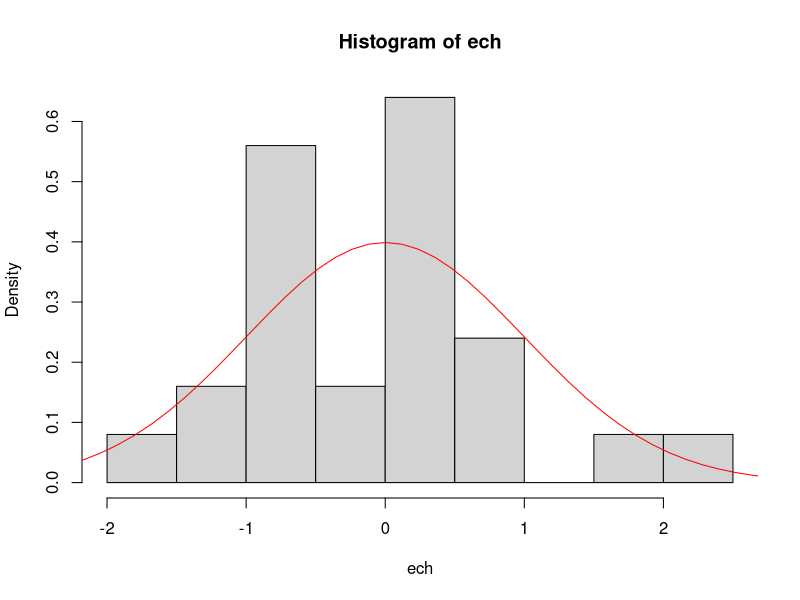
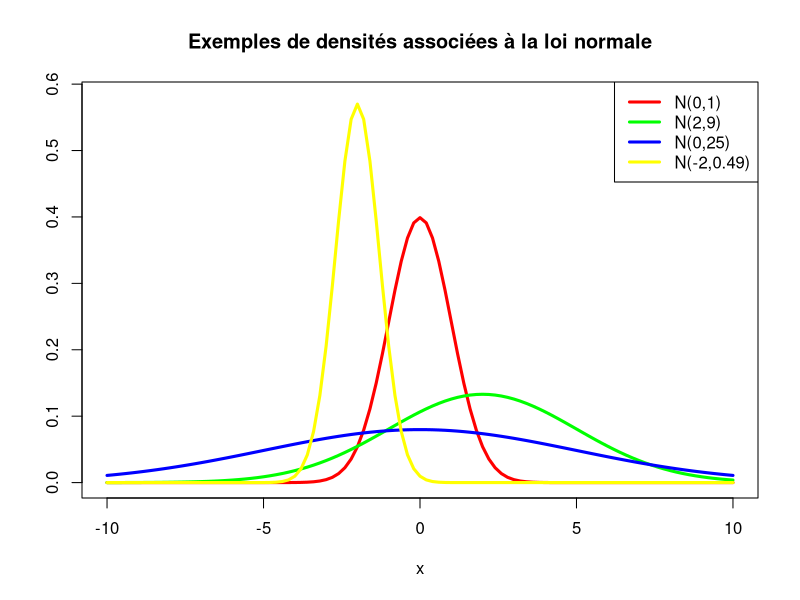
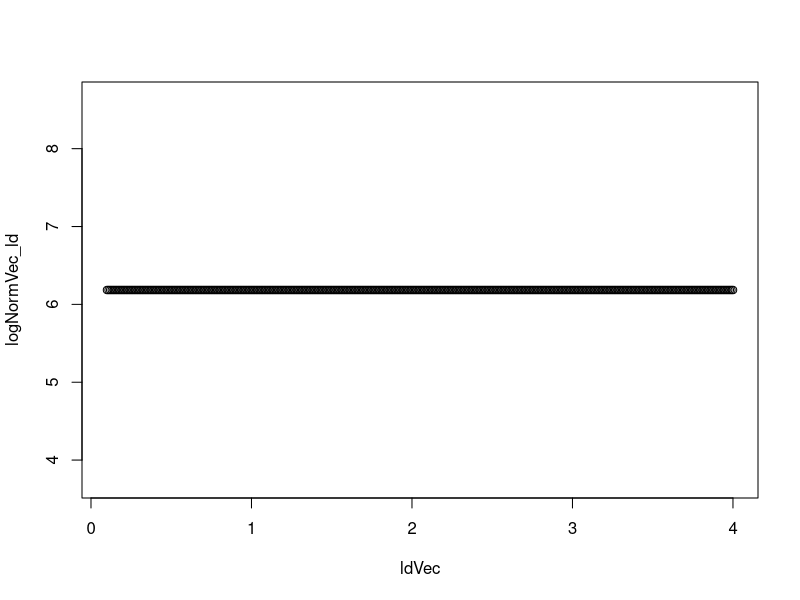
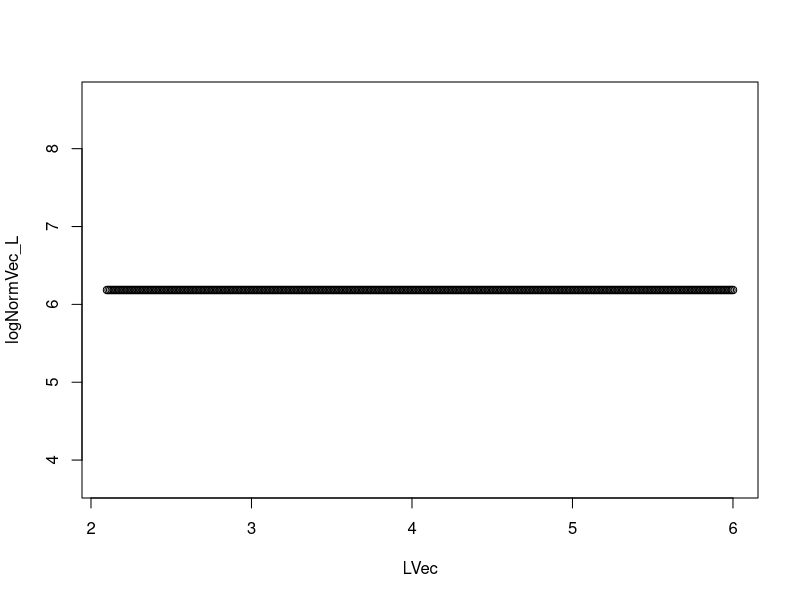
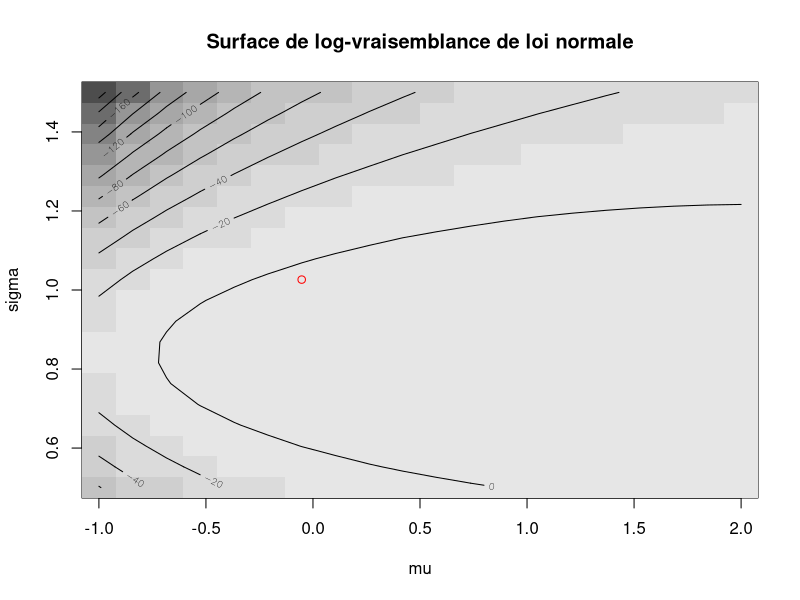
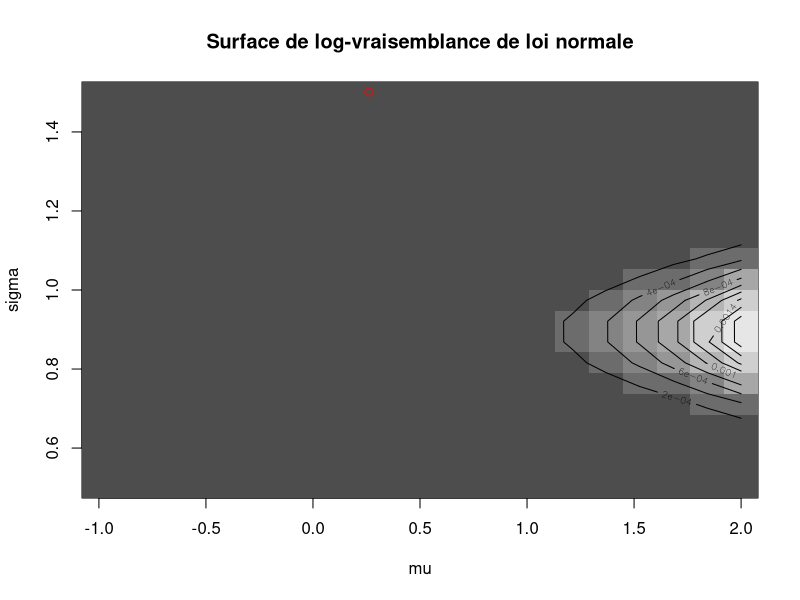
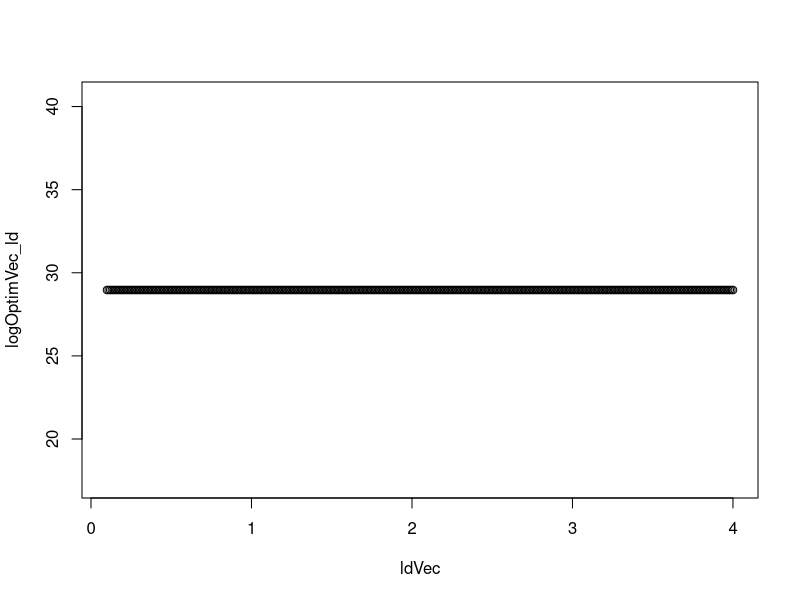
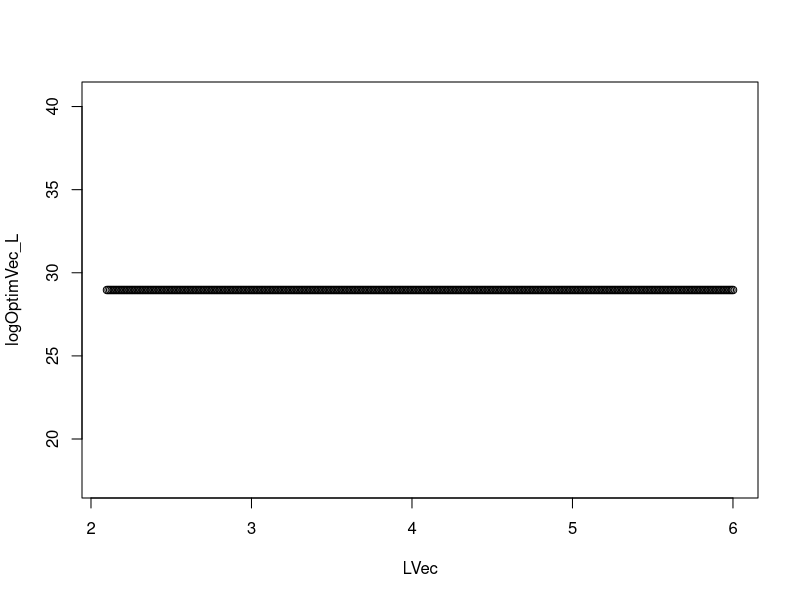

The R source for these figures, in order:
## ---- chunk 1
knitr::opts_chunk$set(echo = TRUE)
## ---- chunk 2
n<-25
ech<-rnorm(n,mean = 0,sd = 1) 
head(ech,n = 20)
## ---- chunk 3
hist(ech, freq=F)
curve(dnorm(x,mean = 0,sd = 1),from = -6,to = 6,ylab="densité",add=T,col="red")
## ---- chunk 4
curve(dnorm(x, 0, 1), xlim = c(-10, 10), ylim = c(0, 0.58), col = "red", lwd = 3,ylab = "", main = "Exemples de densités associées à la loi normale")
curve(dnorm(x, 2, 3), col = "green", lwd = 3, add = TRUE)
curve(dnorm(x, 0, 5), col = "blue", lwd = 3, add = TRUE)
curve(dnorm(x, -2, 0.7), col = "yellow", lwd = 3, add = TRUE)
legend("topright", legend = c("N(0,1)", "N(2,9)", "N(0,25)", "N(-2,0.49)"),lty = 1, lwd = 3, col = c("red", "green", "blue", "yellow"))
## ---- chunk 5
log_norm = function(mu, std, X) {
  n = length(X)
  return(-n*log(std)+0.5*n*log(2*pi)-(1/(2*std**2))*sum((X-mu)**2))
}
## ---- chunk 6
index = 1;
ldVec = seq(0.1, 4, 0.01);
LVec = seq(2.1, 6, 0.01);
logNormVec_ld = ldVec;
logNormVec_L = LVec;
ld = 2;
L = 4;
X<-rnorm(25,mean = 0,sd = 1) ;
for (lambda in ldVec){
  logNormVec_ld[index] = log_norm(0,1,X);
  index = index+1;
}
index = 1;
for (l in LVec){
  logNormVec_L[index] = log_norm(0,1,X);
  index = index+1;
}
## ---- chunk 7
plot(ldVec, logNormVec_ld);
plot(LVec, logNormVec_L);
## ---- chunk 8
vect<-1:400
X<-rnorm(25,mean = 0,sd = 1) ;
row<-seq(-1,2,length.out=20)
col<-seq(0.5,1.5,length.out=20)
max<-0
mu_max<-0
sigma_max<-0
iter<-1
for(mu in row){
     for(sigma in col){
       if(iter==1){
         max<-log_norm(mu,sigma,X)
       }
       else {
         if(log_norm(mu,sigma,X)>max){
           max<-log_norm(mu,sigma,X)
           mu_max<-mu
           sigma_max<-sigma
         }
         
       }
        vect[iter]<-log_norm(mu,sigma,X) 
         iter<-iter+1
     }
}
result_norm<- matrix(vect,nrow=20,ncol=20)
image(row,col,result_norm,col=grey.colors(10), xlab = "mu", ylab = "sigma")
contour(row,col,result_norm,add=TRUE)
title(main="Surface de log-vraisemblance de loi normale")
points(mu_max,sigma_max,pch=1,col="red")
## ---- chunk 9
vraisemblance_norm = function(mu, std, X) {
  n = length(X)
  return(1/(std*((2*pi)**(1/2)))*prod(exp(-(X-mu)**2/(2*std**2))))
}
## ---- chunk 10
vect<-1:400
X<-rnorm(25,mean = 0,sd = 1) ;
row<-seq(-1,2,length.out=20)
col<-seq(0.5,1.5,length.out=20)
max<-0
mu_max<-0
sigma_max<-0
iter<-1
for(mu in row){
     for(sigma in col){
       if(iter==1){
         max<-vraisemblance_norm(mu,sigma,X)
       }
       else {
         if(vraisemblance_norm(mu,sigma,X)>max){
           max<-vraisemblance_norm(mu,sigma,X)
           mu_max<-mu
           sigma_max<-sigma
         }
         
       }
        vect[iter]<-vraisemblance_norm(mu,sigma,X) 
         iter<-iter+1
     }
}
result_norm<- matrix(vect,nrow=20,ncol=20)
image(row,col,result_norm,col=grey.colors(10), xlab = "mu", ylab = "sigma")
contour(row,col,result_norm,add=TRUE)
title(main="Surface de log-vraisemblance de loi normale")
points(mu_max,sigma_max,pch=1,col="red")
## ---- chunk 11
log_optim <- function(mu, std, X){
    accu <- 0
    n=length(X)
    for (i in seq(from=1, to=n, by=1)) {
      accu = accu + (X[i] - mu)**2
    }
   return(0.5*(n * log(2*pi*(std**2)) + 1/(std**2) * accu))
}
## ---- chunk 12
index = 1;
ldVec = seq(0.1, 4, 0.01);
LVec = seq(2.1, 6, 0.01);
logOptimVec_ld = ldVec;
logOptimVec_L = LVec;
ld = 2;
L = 4;
X<-rnorm(25,mean = 0,sd = 1) ;
for (lambda in ldVec){
  logOptimVec_ld[index] = log_optim(0,1,X);
  index = index+1;
}
index = 1;
for (l in LVec){
  logOptimVec_L[index] = log_optim(0,1,X);
  index = index+1;
}
## ---- chunk 13
plot(ldVec, logOptimVec_ld);
plot(LVec, logOptimVec_L);
## ---- chunk 14
curve(dgamma(x, 0, 1), xlim = c(-10, 10), ylim = c(0, 0.58), col = "red", lwd = 3,ylab = "", main = "Exemples de densités associées à la loi gamma")
curve(dgamma(x, 2, 3), col = "green", lwd = 3, add = TRUE)
curve(dgamma(x, 0, 5), col = "blue", lwd = 3, add = TRUE)
curve(dgamma(x, 2, 0.7), col = "yellow", lwd = 3, add = TRUE)
legend("topright", legend = c("N(0,1)", "N(2,9)", "N(0,25)", "N(-2,0.49)"),lty = 1, lwd = 3, col = c("red", "green", "blue", "yellow"))
## ---- chunk 15
log_gamma = function(a, b, X) {
  n = length(X)
  return(n*a*log(b)-n*log(gamma(a)) + (a-1)*sum(log(X)) -b *sum(X))
}
## ---- chunk 16
vect<-1:400
X<-dgamma(25,3,1) ;
a<-3
b<-1
row<-seq(1,50,length.out=20)
col<-seq(1,50,length.out=20)
max<-0
a_max<-0
b_max<-0
iter<-1
for(a in row){
     for(b in col){
       if(iter==1){
         max<-log_gamma(a,b,X)
       }
       else {
         if(log_gamma(a,b,X)>max){
           max<-log_gamma(a,b,X)
           a_max<-a
           b_max<-b
         }
         
       }
        vect[iter]<-log_gamma(a,b,X) 
         iter<-iter+1
     }
}
result_norm<- matrix(vect,nrow=20,ncol=20)
image(row,col,result_norm,col=grey.colors(10), xlab = "mu", ylab = "sigma")
contour(row,col,result_norm,add=TRUE)
title(main="Surface de log-vraisemblance de loi gamma")
points(mu_max,sigma_max,pch=1,col="red")
